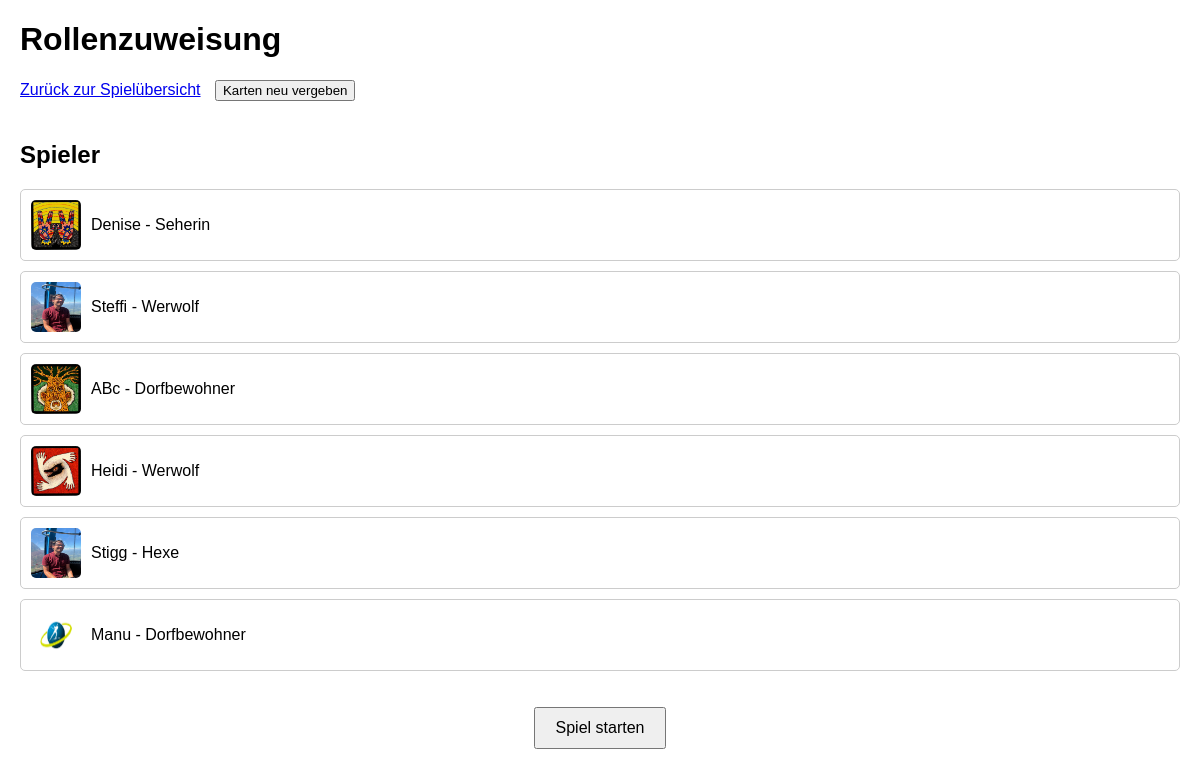
/game, run on an earlier commit of the app's database.
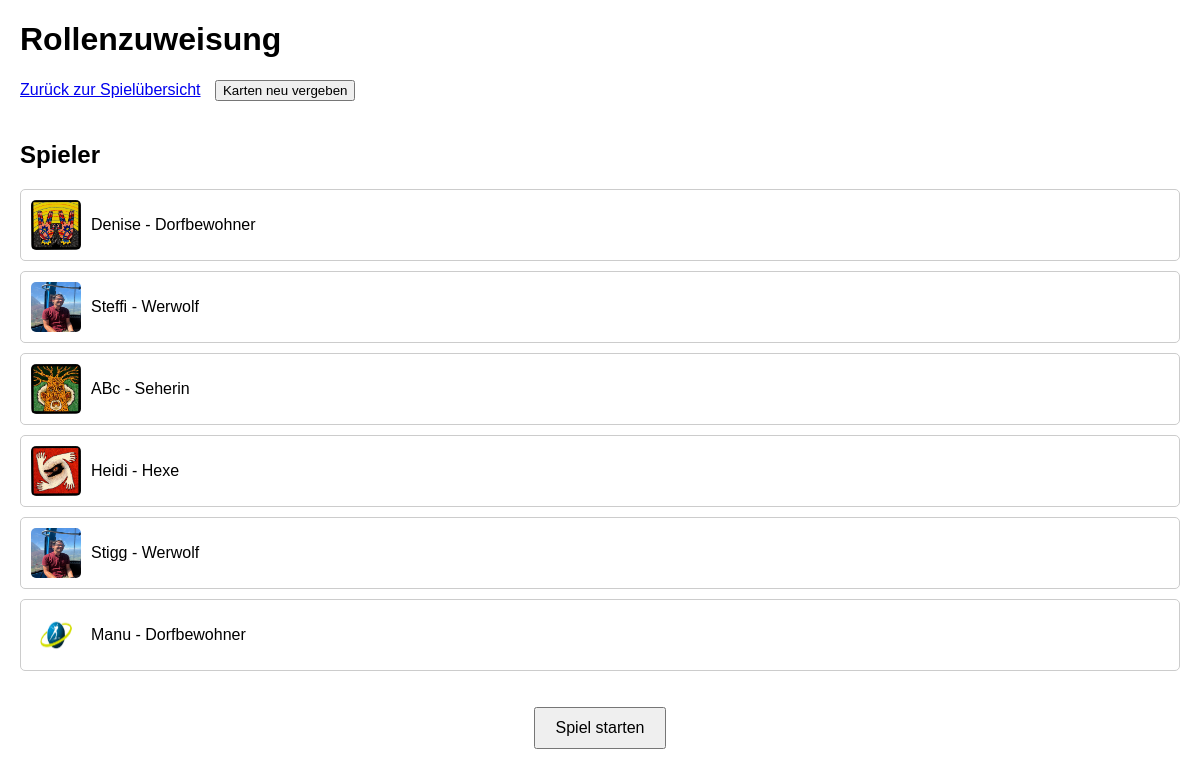
And on a later commit of the database.
### tables this page shows
CREATE TABLE "players" (
	"id"	INTEGER,
	"name"	TEXT NOT NULL UNIQUE,
	"image"	TEXT,
	"role"	TEXT,
	"status"	TEXT, in_love BOOLEAN DEFAULT FALSE, witch_heal INTEGER DEFAULT NULL, witch_poison INTEGER DEFAULT NULL, status_at_night TEXT DEFAULT 'lebendig',
	PRIMARY KEY("id" AUTOINCREMENT)
);

### app.py (the view)
@app.route('/game', methods=['GET'])
def game():
    try:
        with get_db_connection() as conn:
            players = conn.execute("SELECT name, image, role FROM players").fetchall()
            dieb_exists = conn.execute(
                "SELECT 1 FROM game_roles WHERE role_name = 'Dieb' LIMIT 1"
            ).fetchone() is not None
            thief_cards = []
            if dieb_exists:
                thief_cards = conn.execute("SELECT role_name FROM thief_cards").fetchall()
        return render_template(
            'game.html',
            players=[{"name": p["name"], "image": p["image"], "role": p["role"]} for p in players],
            thief_cards=[{"role_name": t["role_name"]} for t in thief_cards] if dieb_exists else None
        )
    except Exception as e:
        print(f"Fehler in der /game-Route: {e}")
        return "Ein Fehler ist aufgetreten.", 500

### app.py (called while the page is built)
def get_db_connection():
    conn = sqlite3.connect('players.db', timeout=10)  # 🔥 Timeout von 10 Sekunden setzen
    conn.row_factory = sqlite3.Row
    return conn

### templates/game.html (shortened to what this page needs)
<!DOCTYPE html>
<html lang="en">
<head>
</head>
<body>
    <h1>Rollenzuweisung</h1>
    <div class="buttons">
        <a href="{{ url_for('gameoverview') }}">Zurück zur Spielübersicht</a>
        <button onclick="assignRoles()">Karten neu vergeben</button>
    </div>
    <div class="container">
        <div class="player">
            <h2>Spieler</h2>
            <ul>
                {% for player in players %}
                <li>
                    <img src="{{ player.image }}" alt="{{ player.name }}">
                    <span>{{ player.name }} - {{ player.role or "Keine Rolle" }}</span>
                </li>
                {% endfor %}
            </ul>
        </div>
    </div>
</body>
</html>
<div style="text-align: center; margin-top: 20px;">
    <button onclick="startGame()" class="btn btn-primary" style="padding: 10px 20px; font-size: 16px;">Spiel starten</button>
</div>

### templates/game.html (style rules this page uses)
body { font-family: Arial, sans-serif; margin: 20px; }
.container { display: flex; justify-content: space-between; gap: 20px; }
.player, .thief-cards { flex: 1; }
ul { list-style: none; padding: 0; }
li { margin: 10px 0; padding: 10px; border: 1px solid #ccc; border-radius: 5px; display: flex; align-items: center; gap: 10px; }
img { width: 50px; height: 50px; border-radius: 5px; }
.buttons { margin-bottom: 20px; }
.buttons button, .buttons a { margin-right: 10px; }

What changed in the data, as far as the page shows it:
changed players "Denise": role "Seherin" → "Dorfbewohner"
changed players "ABc": role "Dorfbewohner" → "Seherin"
changed players "Heidi": role "Werwolf" → "Hexe"
changed players "Stigg": role "Hexe" → "Werwolf"
